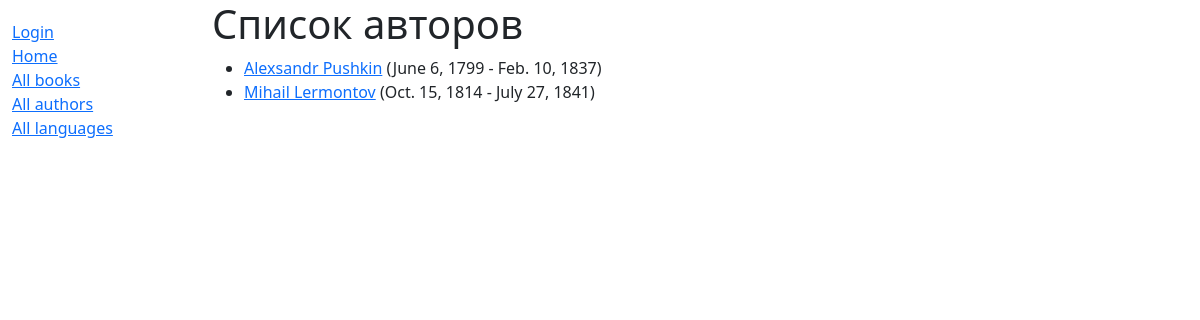
Screenshot of /catalog/authors/ with the database file from the repository.
### catalog/models.py (models this page shows, shortened)
class Author(models.Model):
    first_name = models.CharField(max_length=100)
    last_name = models.CharField(max_length=100)
    date_of_birth = models.DateField(null=True, blank=True)
    date_of_death = models.DateField('Died',null=True, blank=True)
    class Meta:
        ordering = ['first_name', 'last_name']
    def get_absolute_url(self):
        return reverse('author-detail', args=[str(self.id)])
    def __str__(self):
        return f'{self.first_name} {self.last_name}'

### catalog/views.py (the view)
# urls.py: path('authors/', views.AuthorListView.as_view(), name='authors'),
class AuthorListView(generic.ListView):
    model = Author
    paginate_by = 10

### templates/catalog/author_list.html (shortened to what this page needs)
<!DOCTYPE html>
<html lang="">
  <head>
  </head>
  <body>
    {% extends "base_generic.html" %}
{% block content %}
  <h1>Список авторов</h1>
  {% if author_list %}
    <ul>
      {% for author in author_list %}
        <li>
          <a href="{{ author.get_absolute_url }}">{{ author }}</a> ({{ author.date_of_birth }} - {{ author.date_of_death|default_if_none:"" }})
        </li>
      {% endfor %}
    </ul>
  {% else %}
    <p>В библиотеке пока нет авторов.</p>
  {% endif %}
{% endblock %}

### rows the page displays
Author: first_name+last_name "Alexsandr Pushkin", date_of_birth "June 6, 1799", date_of_death "Feb. 10, 1837"
Author: first_name+last_name "Mihail Lermontov", date_of_birth "Oct. 15, 1814", date_of_death "July 27, 1841"
